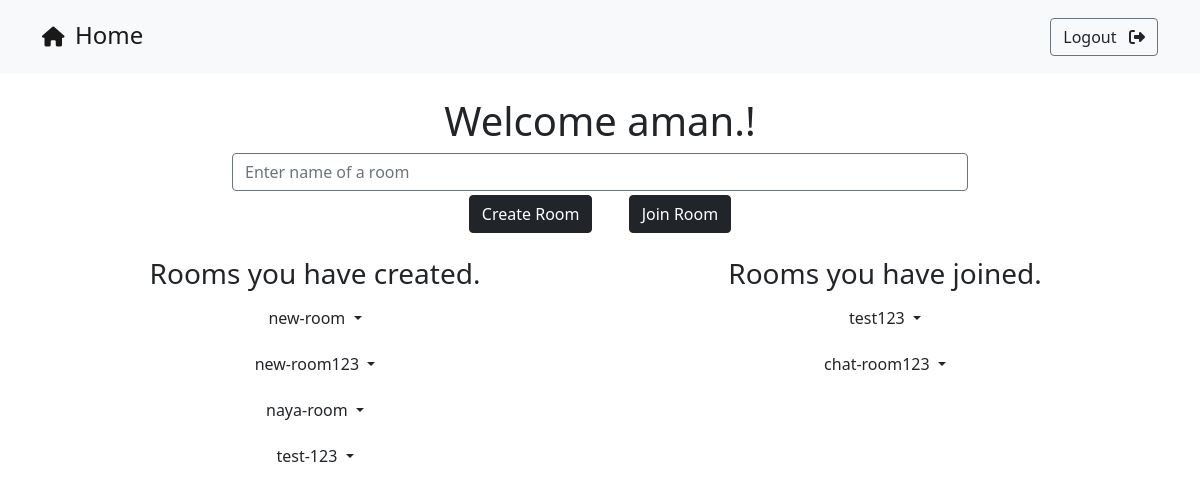
The app's page / (signed in) with its own data.
### main/models.py (models this page shows, shortened)
class Room(models.Model):
    room = models.CharField(max_length=50, unique=True)
    user_admin = models.ForeignKey(User,on_delete=models.CASCADE)
    approved_users = models.ManyToManyField(User, related_name='approved_users', blank=True)
    pending_requests = models.ManyToManyField(User, related_name='pending_requests', blank=True)
    is_private = models.BooleanField(default=False)
    is_public = models.BooleanField(default=True)
    def __str__(self):
        return self.room

### main/views.py (the view)
# urls.py: path('', views.index, name='homepage'),
@login_required(login_url='login')
def index(request):
    rooms_created = Room.objects.filter(user_admin = request.user)
    user = User.objects.get(username = request.user.username)
    all_rooms_joined = user.approved_users.all()
    rooms_joined = []
    for room in all_rooms_joined:
        if room not in rooms_created:
            rooms_joined.append(room)
    return render(request,
                template_name = 'index.html',
                context={'rooms_created': rooms_created,
                        'rooms_joined': rooms_joined})

### main/templates/index.html (shortened to what this page needs)
{% extends 'base.html' %}
{% block body %}
<div class="container mt-4">
    <h1 class="text-center">Welcome {{request.user}}.!</h1>
    <div class="row justify-content-center">
        <div class="col-8 text-center">
            <input id="room-name-input" type="text" class="form-control border border-secondary" placeholder="Enter name of a room">
        </div>
    </div>
    <div class="row">
        <div class="col-12 text-center">
            <button type="button" id="create-chat-room" class="btn btn-dark mt-1 mx-3" data-toggle="modal" data-target="#ModalCenter">
                Create Room
            </button>
            <button type="button" id="join-chat-room" class="btn btn-dark mt-1 mx-3" onclick="joinRoom()">
                Join Room
            </button>
        </div>
    </div>
    <div class="row mt-4">
        <div class="col-md-6 col-sm-12">
            <h3 class='text-center'> Rooms you have created.</h3>
            {% for room in rooms_created %}
            <div class='text-center'>
                <div class="dropdown my-2">
                    <button class="btn dropdown-toggle" type="" id="dropdownMenuButton" data-toggle="dropdown" aria-haspopup="true" aria-expanded="false">
                      {{room}}
                    </button>
                  </div>
            </div>
            {% endfor %}
        </div>
        <div class="col-md-6 col-sm-12">
            <h3 class='text-center'>Rooms you have joined.</h3>
            {% for room in rooms_joined %}
            <div class='text-center'>
                <div class="dropdown my-2">
                    <button class="btn dropdown-toggle" type="" id="dropdownMenuButton" data-toggle="dropdown" aria-haspopup="true" aria-expanded="false">
                      {{room}}
                    </button>
                  </div>
            </div>
            {% endfor %}
        </div>
    </div>
</div>
{% endblock body %}

### records on screen
Room: room "new-room"
Room: room "new-room123"
Room: room "naya-room"
Room: room "test-123"
Room: room "test123"
Room: room "chat-room123"

### other values on screen
{{ request.user }} "aman"
